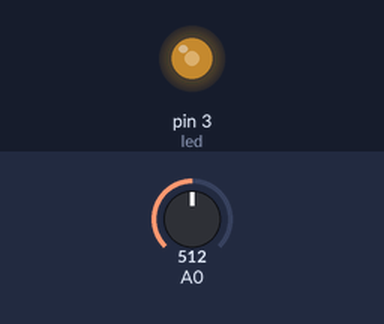
The sketch below on a simulated Arduino Uno, built with avr-gcc and run on an emulated ATmega328P. On the bench: output pins drawn as LEDs (lit = HIGH). Inputs (shaded band) come from the test bench; at power-on: A0 = 512.

Above: at 1.2 s.
1.3 s: A0 set to 716
At 2.5 s:
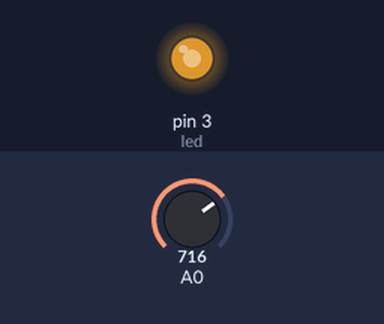
2.8 s: A0 set to 900
At 3.8 s:
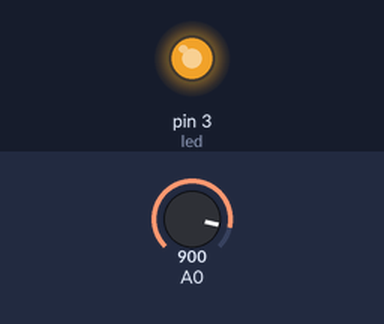
4.3 s: A0 set to 122
At 4.9 s:
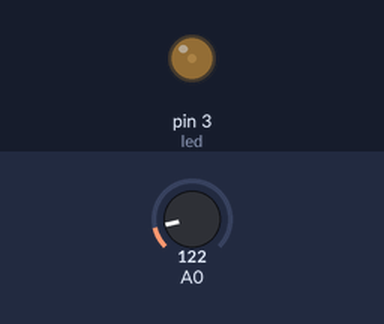
5.8 s: A0 set to 0
At 6.1 s:
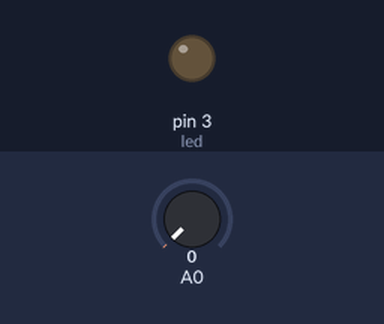
7.3 s: A0 set to 511
At 8.4 s:
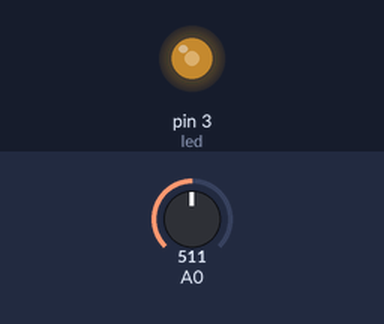
Timing chart, 0 to 9.8 s (numbered marks = the images above; inputs shaded):
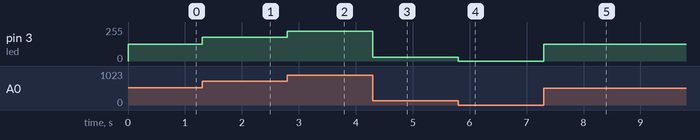

The sketch:

potansiyometre_led.ino
```cpp
int led = 3;
int value = 0;
int value_n = 0;

void setup() {
  Serial.begin(9600);
  pinMode(led, OUTPUT);
}

void loop() {
  value = analogRead(A0);

  // alternatif yol
  /*
    value_n = (value * (255.0/1023));
    Serial.println(value_n);
  */
  // tavsiye edilen yol
  value = map(value, 0, 1023, 0, 255);

  analogWrite(led, value);


}
```

Measured:
- after the input at 1.3 s, pin 3 (led): 127/255 → 178/255 at once
- after the input at 2.8 s, pin 3 (led): 178/255 → 224/255 at once
- after the input at 4.3 s, pin 3 (led): 224/255 → 30/255 at once
- after the input at 5.8 s, pin 3 (led): 30/255 → 0/255 at once
- after the input at 7.3 s, pin 3 (led): 0/255 → 127/255 at once
